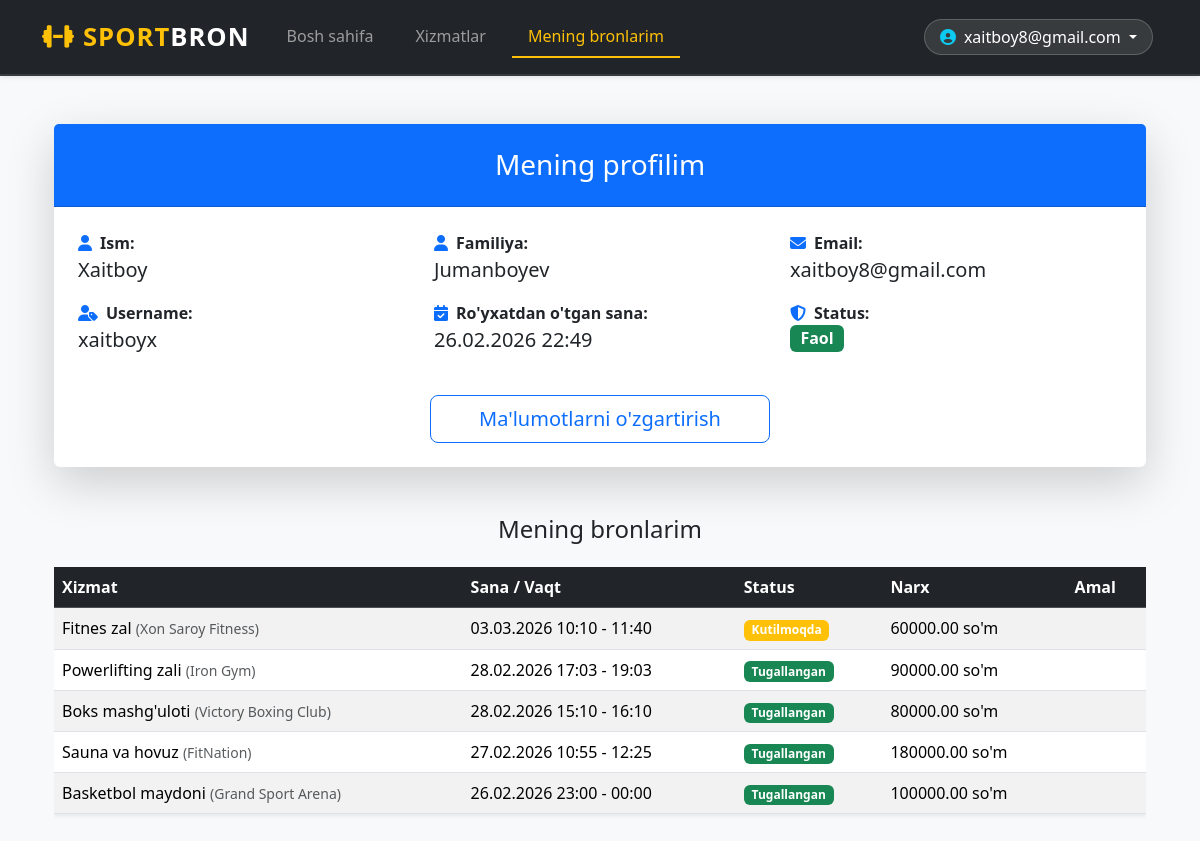
The page /users/profile/ (signed in) on the database its author committed.
### users/models.py (models this page shows)
class User(AbstractUser):
    email = models.EmailField(unique=True)
    strike_count = models.IntegerField(default=0)
    blocked_until = models.DateTimeField(null=True, blank=True)
    is_email_verified = models.BooleanField(default=False)
    USERNAME_FIELD = "email"
    REQUIRED_FIELDS = ["username"]

### bookings/models.py (models this page shows, shortened)
class Booking(models.Model):
    STATUS_CHOICES = [
        ("pending", "Pending"),
        ("in_progress", "In Progress"),
        ("cancelled", "Cancelled"),
        ("completed", "Completed"),
        ("not_attended", "Not Attended"),
    ]
    user = models.ForeignKey(settings.AUTH_USER_MODEL, on_delete=models.CASCADE)
    service = models.ForeignKey(Service, on_delete=models.CASCADE)
    start_time = models.DateTimeField()
    end_time = models.DateTimeField()
    people_count = models.PositiveIntegerField(default=1)
    total_price = models.DecimalField(max_digits=10, decimal_places=2, editable=False)
    status = models.CharField(max_length=20, choices=STATUS_CHOICES, default="pending")
    created_at = models.DateTimeField(auto_now_add=True)
    updated_at = models.DateTimeField(auto_now=True)
    class Meta:
        ordering = ["-start_time"]
        indexes = [
            models.Index(fields=["service", "start_time", "end_time", "status"]),
            models.Index(fields=["user", "start_time", "status"]),
        ]
    def can_cancel(self):
        now = timezone.now()
        if now >= self.start_time:
            return False

### facilities/models.py (models this page shows, shortened)
class Service(models.Model):
    facility = models.ForeignKey(Facility, on_delete=models.CASCADE)
    name = models.CharField(max_length=255)
    price_per_hour = models.DecimalField(max_digits=10, decimal_places=2)
    capacity = models.IntegerField()
    is_exclusive = models.BooleanField(default=False)
    image = models.ImageField(
        upload_to='services/',
        null=True,
        blank=True,
        verbose_name="Xizmat rasmi"
    )

class Facility(models.Model):
    name = models.CharField(max_length=255)
    location = models.CharField(max_length=255)
    description = models.TextField()
    map_url = models.URLField(
        max_length=500,
        blank=True,
        null=True,
        verbose_name="Xarita havolasi (Google Maps)",
        help_text="Google Mapsdan joyni ulashgan linkni bu yerga qo‘ying"
    )
    latitude = models.FloatField(null=True, blank=True)
    longitude = models.FloatField(null=True, blank=True)

### users/views.py (the view)
# urls.py: path("profile/", profile, name="profile"),
@login_required
def profile(request):
    bookings = Booking.objects.filter(
        user=request.user
    ).select_related('service__facility').order_by('-start_time')
    context = {
        'user': request.user,
        'blocked_until_local': timezone.localtime(request.user.blocked_until) if request.user.blocked_until else None,
        'bookings': bookings,
        'now': timezone.now(),
    }
    return render(request, "profile.html", context)

### templates/profile.html (shortened to what this page needs)
{% extends "base.html" %}
{% block content %}
<div class="container my-5">
    <div class="card shadow-lg border-0 mb-5">
        <div class="card-header bg-primary text-white text-center py-4">
            <h3 class="mb-0">Mening profilim</h3>
        </div>
        <div class="card-body p-4">
            <div class="row text-center text-md-start">
                <div class="col-md-4 mb-3">
                    <strong><i class="fas fa-user me-2 text-primary"></i>Ism:</strong><br>
                    <span class="fs-5">{{ user.first_name|default:"Belgilanmagan" }}</span>
                </div>
                <div class="col-md-4 mb-3">
                    <strong><i class="fas fa-user me-2 text-primary"></i>Familiya:</strong><br>
                    <span class="fs-5">{{ user.last_name|default:"Belgilanmagan" }}</span>
                </div>
                <div class="col-md-4 mb-3">
                    <strong><i class="fas fa-envelope me-2 text-primary"></i>Email:</strong><br>
                    <span class="fs-5">{{ user.email }}</span>
                </div>
                <div class="col-md-4 mb-3">
                    <strong><i class="fas fa-user-tag me-2 text-primary"></i>Username:</strong><br>
                    <span class="fs-5">{{ user.username|default:"Belgilanmagan" }}</span>
                </div>
                <div class="col-md-4 mb-3">
                    <strong><i class="fas fa-calendar-check me-2 text-primary"></i>Ro'yxatdan o'tgan sana:</strong><br>
                    <span class="fs-5">{{ user.date_joined|date:"d.m.Y H:i" }}</span>
                </div>
                <div class="col-md-4 mb-3">
                    <strong><i class="fas fa-shield-alt me-2 text-primary"></i>Status:</strong><br>
                    {% if blocked_until_local and blocked_until_local > now %}
                        <span class="badge bg-danger fs-6">
                            Bloklangan ({{ blocked_until_local|date:"d.m.Y H:i" }} gacha)
                        </span>
                    {% else %}
                        <span class="badge bg-success fs-6">Faol</span>
                    {% endif %}
                </div>
            </div>
            <div class="text-center mt-4">
                <a href="{% url 'edit_profile' %}" class="btn btn-outline-primary btn-lg px-5">
                    Ma'lumotlarni o'zgartirish
                </a>
            </div>
        </div>
    </div>
    <h4 class="mb-4 text-center">Mening bronlarim</h4>
    {% if bookings %}
    <div class="table-responsive">
        <table class="table table-hover table-striped shadow-sm">
            <thead class="table-dark">
                <tr>
                    <th>Xizmat</th>
                    <th>Sana / Vaqt</th>
                    <th>Status</th>
                    <th>Narx</th>
                    <th>Amal</th>
                </tr>
            </thead>
            <tbody>
                {% for booking in bookings %}
                <tr>
                    <td>{{ booking.service.name }} <small class="text-muted">({{ booking.service.facility.name }})</small></td>
                    <td>{{ booking.start_time|date:"d.m.Y H:i" }} - {{ booking.end_time|date:"H:i" }}</td>
                    <td>
                        {% if booking.status == "pending" %}<span class="badge bg-warning">Kutilmoqda</span>{% endif %}
                        {% if booking.status == "completed" %}<span class="badge bg-success">Tugallangan</span>{% endif %}
                    </td>
                    <td>{{ booking.total_price }} so'm</td>
                    <td>
                    </td>
                </tr>
                {% endfor %}
            </tbody>
        </table>
    </div>
    {% else %}
    <div class="alert alert-info text-center py-5">
        <h5>Hozircha bronlar yo'q</h5>
        <a href="{% url 'facilities:service_list' %}" class="btn btn-primary mt-3">Xizmatlarni ko'rish</a>
    </div>
    {% endif %}
</div>
{% endblock %}

### templates/base.html (shortened to what this page needs)
{% load static %}
<!DOCTYPE html>
<html lang="uz">
<head>
    <link href="https://cdn.jsdelivr.net/npm/bootstrap@5.3.3/dist/css/bootstrap.min.css" rel="stylesheet">
    <link rel="stylesheet" href="https://cdnjs.cloudflare.com/ajax/libs/font-awesome/6.5.0/css/all.min.css">
</head>
<body>
<nav class="navbar navbar-expand-lg navbar-dark bg-dark shadow-sm sticky-top">
    <div class="container">
        <a class="navbar-brand fw-bold text-warning" href="{% url 'home' %}">
            <i class="fas fa-dumbbell me-2"></i>SPORT<span class="text-white">BRON</span>
        </a>
        <div class="collapse navbar-collapse" id="navbarContent">
            <ul class="navbar-nav me-auto mb-2 mb-lg-0">
                <li class="nav-item">
                    <a class="nav-link {% if request.resolver_match.url_name == 'home' %}active{% endif %}" href="{% url 'home' %}">Bosh sahifa</a>
                </li>
                {% if user.is_authenticated %}
                    <li class="nav-item">
                        <a class="nav-link {% if 'service' in request.path %}active{% endif %}" href="{% url 'facilities:service_list' %}">Xizmatlar</a>
                    </li>
                    <li class="nav-item">
                        <a class="nav-link {% if 'profile' in request.path %}active{% endif %}" href="{% url 'profile' %}">Mening bronlarim</a>
                    </li>
                {% endif %}
            </ul>
            <ul class="navbar-nav ms-auto align-items-center">
                {% if user.is_authenticated %}
                    <li class="nav-item dropdown">
                        <a class="nav-link dropdown-toggle user-dropdown-btn text-white" href="#" id="userDropdown" role="button" data-bs-toggle="dropdown" aria-expanded="false">
                            <i class="fas fa-user-circle me-2 text-info"></i>{{ user.email|truncatechars:20 }}
                        </a>
                    </li>
                {% endif %}
            </ul>
        </div>
    </div>
</nav>
<main class="container mt-4 mb-5">
    {% block content %}{% endblock %}
</main>
</body>
</html>

### templates/base.html (style rules this page uses)
:root { --primary-color: #0d6efd; --accent-color: #ffc107; }
body { background-color: #f8f9fa; font-family: 'Segoe UI', Tahoma, Geneva, Verdana, sans-serif; }
.navbar { padding: 0.8rem 0; border-bottom: 2px solid rgba(255, 255, 255, 0.1); }
.navbar-brand { font-size: 1.6rem; letter-spacing: 1px; }
.nav-link { font-weight: 500; transition: all 0.3s ease; margin: 0 5px; padding: 0.5rem 1rem !important; }
.active { color: var(--accent-color) !important; border-bottom: 2px solid var(--accent-color); }
.user-dropdown-btn { background: rgba(255, 255, 255, 0.1); border-radius: 50px; padding: 5px 15px !important; border: 1px solid rgba(255, 255, 255, 0.2); }

### rows shown on the page
User: email "xaitboy8@gmail.com", first_name "Xaitboy", last_name "Jumanboyev", username "xaitboyx", date_joined "26.02.2026 22:49"
Booking: service.name "Fitnes zal", service.facility.name "Xon Saroy Fitness", start_time "03.03.2026 10:10", end_time "11:40", status "Kutilmoqda", total_price "60000.00"
Booking: service.name "Powerlifting zali", service.facility.name "Iron Gym", start_time "28.02.2026 17:03", end_time "19:03", status "Tugallangan", total_price "90000.00"
Booking: service.name "Boks mashg'uloti", service.facility.name "Victory Boxing Club", start_time "28.02.2026 15:10", end_time "16:10", status "Tugallangan", total_price "80000.00"
Booking: service.name "Sauna va hovuz", service.facility.name "FitNation", start_time "27.02.2026 10:55", end_time "12:25", status "Tugallangan", total_price "180000.00"
Booking: service.name "Basketbol maydoni", service.facility.name "Grand Sport Arena", start_time "26.02.2026 23:00", end_time "00:00", status "Tugallangan", total_price "100000.00"
